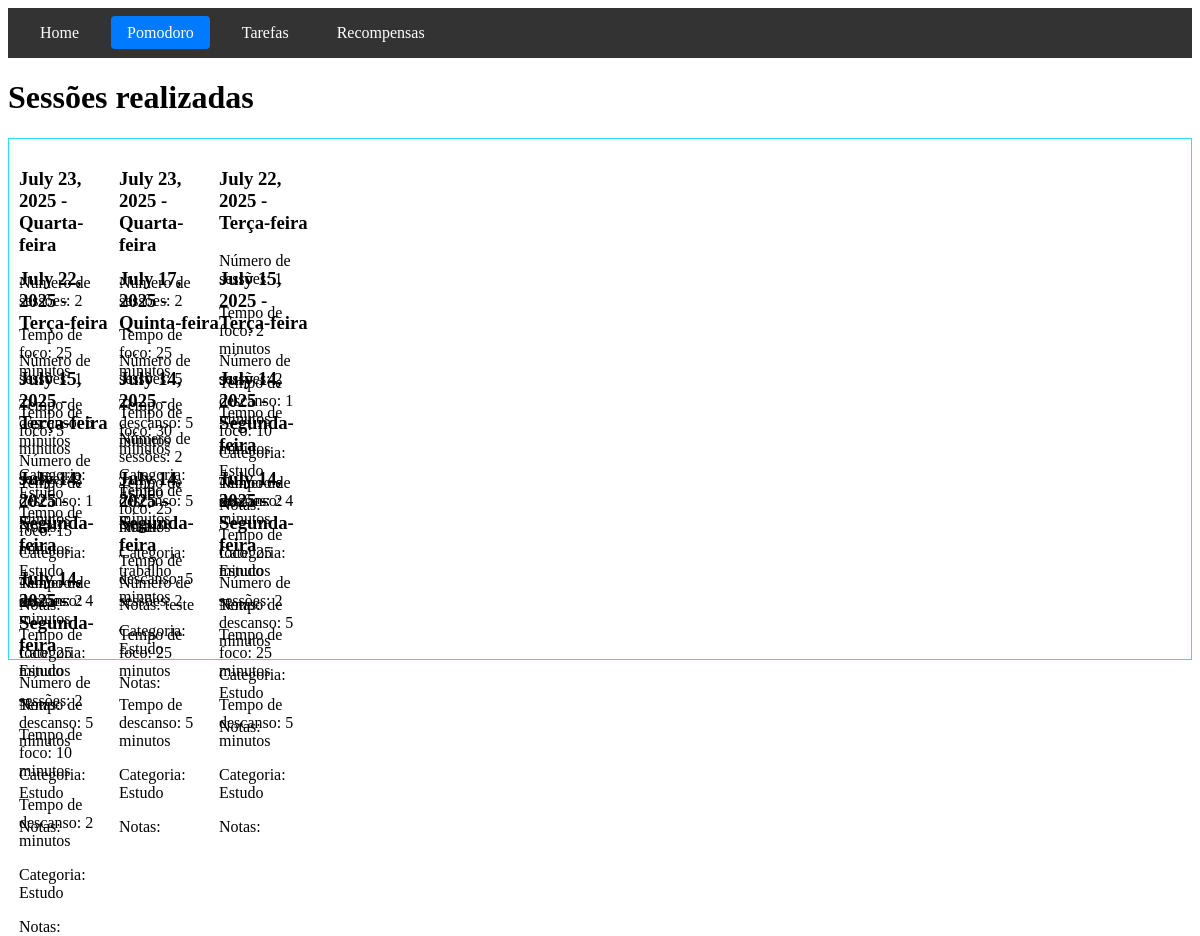
The app's page /pomodoro/history, older data.
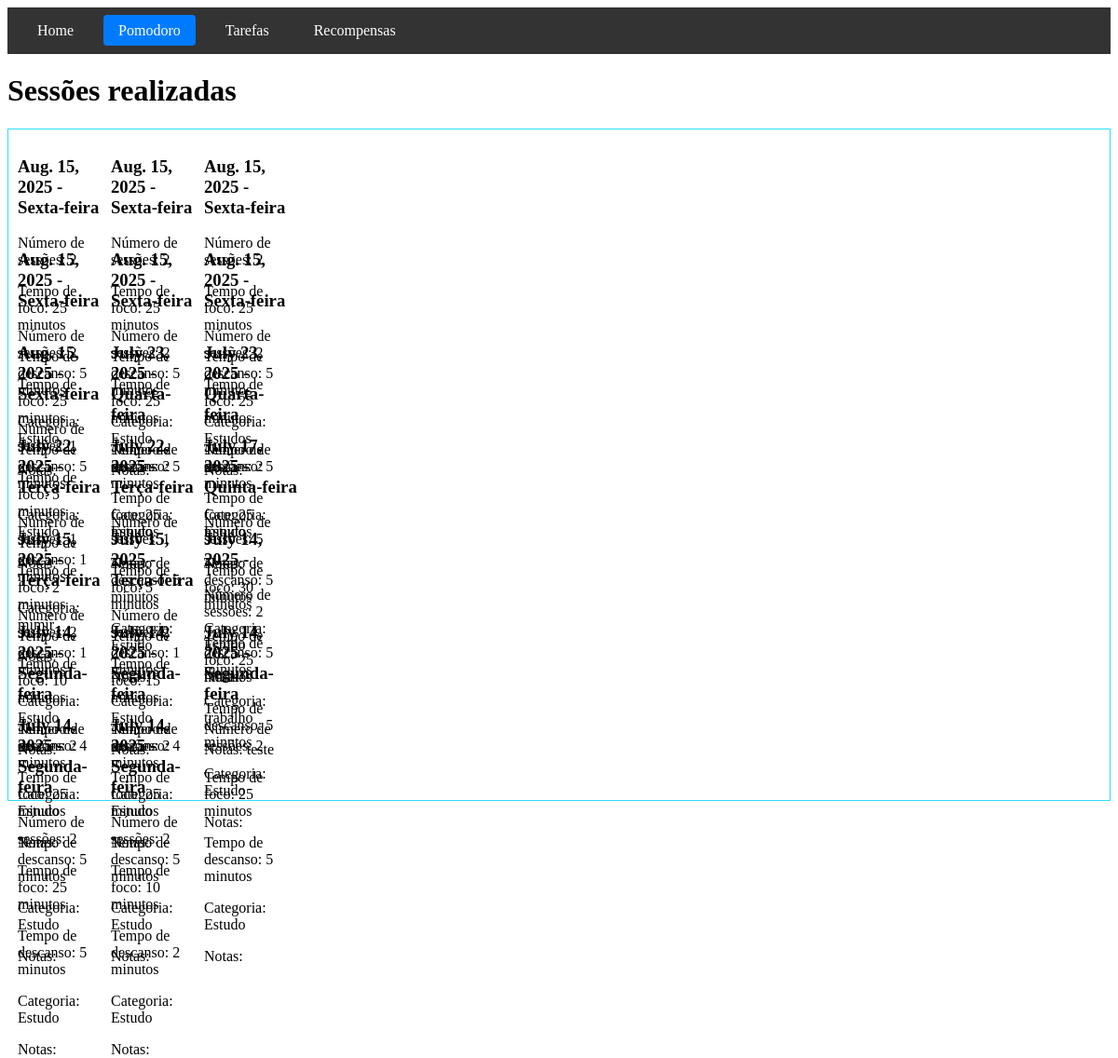
The same page, newer data.
### pomodoro/models.py (models this page shows, shortened)
class Timers(models.Model):
    user = models.ForeignKey(User, on_delete=models.CASCADE, null=True)
    date = models.DateField(auto_now_add=True)
    weekday = models.CharField(max_length=20, editable=False)
    sessions = models.IntegerField()
    focused_time = models.IntegerField()
    break_time = models.IntegerField()
    category = models.CharField(max_length=50)
    notes = models.CharField(max_length=250, blank=True)

### pomodoro/views.py (the view)
# urls.py: path('history', views.history, name='pomodoro_history'),
def history(request):
    timers = Timers.objects.all().order_by('-date')
    return render(request, 'pomodoro/pomodoro_history.html', {
        'timers': timers
    })

### pomodoro/templates/pomodoro/pomodoro_history.html (shortened to what this page needs)
{% extends 'base.html' %}
{% load static %}
{% block extra_css %}
<link rel="stylesheet" href="{% static 'pomodoro/css/pomodoro_history.css' %}">
{% endblock %}
{% block content %}
<h1 id="main-title">Sessões realizadas</h1>
<div id="sessions">
    {% for session in timers %}
    <div>
        <h3 class="session-title">{{ session.date }} - {{ session.weekday }}</h3>
        <p>Número de sessões: {{ session.sessions }}</p>
        <p>Tempo de foco: {{ session.focused_time }} minutos</p>
        <p>Tempo de descanso: {{ session.break_time }} minutos</p>
        <p>Categoria: {{ session.category }}</p>
        <p>Notas: {{ session.notes }}</p>
    </div>
    {% endfor %}
</div>
{% endblock %}

Row changes from the older to the newer data that the page shows:
added Timers: date "Aug. 15, 2025", weekday "Sexta-feira", sessions "2", focused_time "25", break_time "5", category "Estudo"
added Timers: date "Aug. 15, 2025", weekday "Sexta-feira", sessions "2", focused_time "25", break_time "5", category "Estudo"
added Timers: date "Aug. 15, 2025", weekday "Sexta-feira", sessions "2", focused_time "25", break_time "5", category "Estudos"
added Timers: date "Aug. 15, 2025", weekday "Sexta-feira", sessions "2", focused_time "25", break_time "5", category "Estudo"
added Timers: date "Aug. 15, 2025", weekday "Sexta-feira", sessions "2", focused_time "25", break_time "5", category "Estudo"
added Timers: date "Aug. 15, 2025", weekday "Sexta-feira", sessions "2", focused_time "25", break_time "5", category "Estudo"
added Timers: date "Aug. 15, 2025", weekday "Sexta-feira", sessions "1", focused_time "5", break_time "1", category "mimir"
